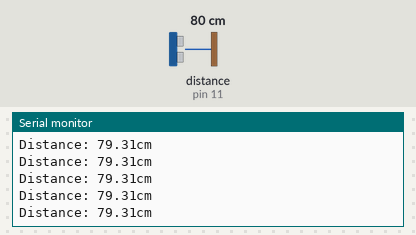
The sketch below on a simulated Arduino Uno, built with avr-gcc and run on an emulated ATmega328P. Parts: the last lines printed to the serial monitor. Wiring (inferred from the names in the program): ultrasonic range finder: trigger pin 10; echo pin 11. The test bench sets the inputs (shaded band); at power-on: distance to the obstacle (sensor on pin 11) 80 cm. The echo pulse lasts 58.3 µs per cm.

Above: at 1.2 s.
1.3 s: distance to the obstacle (sensor on pin 11) set to 2 cm
At 2.1 s:
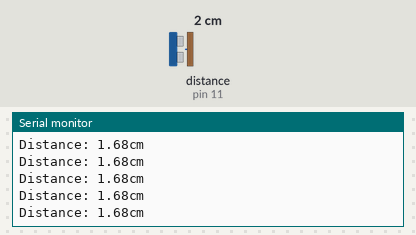
4.3 s: distance to the obstacle (sensor on pin 11) set to 18 cm
At 4.9 s:
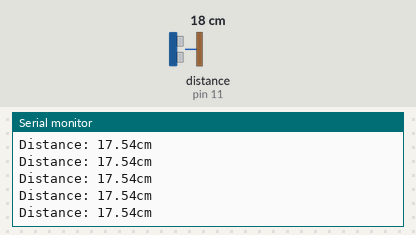
7.3 s: distance to the obstacle (sensor on pin 11) set to 4 cm
At 8.3 s:
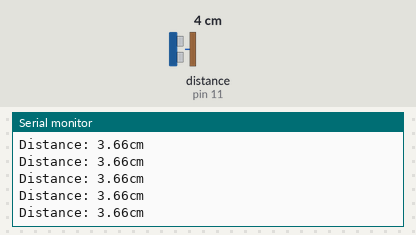
10.3 s: distance to the obstacle (sensor on pin 11) set to 120 cm
At 11.3 s:
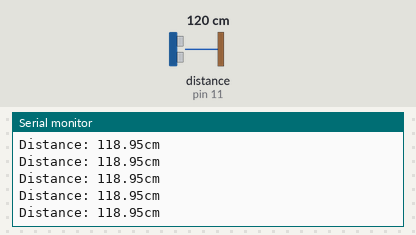
13.3 s: distance to the obstacle (sensor on pin 11) set to 35 cm
At 13.9 s:
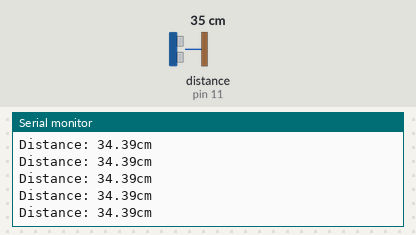
16.3 s: distance to the obstacle (sensor on pin 11) set to 299 cm
At 16.8 s:
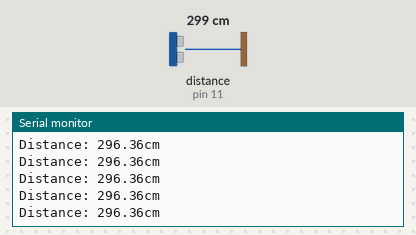
Timing chart, 0 to 19.3 s (numbered marks = the images above; inputs shaded):
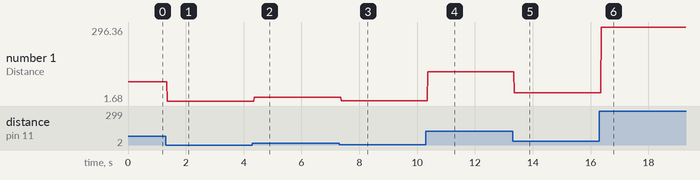

The sketch:

sketch_may25a_copy_20250525154418.ino
```cpp
int trig = 10;
int echo = 11;

long duration;  //Larger number than int
float distance;

void setup() {
  // put your setup code here, to run once:
  pinMode(trig, OUTPUT);
  pinMode(echo, INPUT);
  Serial.begin(9600);
}

void loop() {
  // put your main code here, to run repeatedly:
  digitalWrite(trig, LOW);
  delay(10);  //milliseconds

  digitalWrite(trig, HIGH);
  delayMicroseconds(10);
  digitalWrite(trig, LOW);

  duration = pulseIn(echo, HIGH);

  //distance = duration/1000000 * 343/2 * 100; //converting it to milli secs and distance in centimeters
  distance = duration * 0.017;  //simplified version

  Serial.print("Distance: ");
  Serial.print(distance);
  Serial.println("cm");
}
```

Measured:
- after the input at 1.3 s, the serial monitor: prints a new line after 0.06 s (image 1)
- after the input at 4.3 s, the serial monitor: prints a new line after 0.07 s (image 2)
- after the input at 7.3 s, the serial monitor: prints a new line after 0.08 s (image 3)
- after the input at 10.3 s, the serial monitor: prints a new line after 0.07 s (image 4)
- after the input at 13.3 s, the serial monitor: prints a new line after 0.07 s (image 5)
- after the input at 16.3 s, the serial monitor: prints a new line after 0.07 s (image 6)
- plotted number 1: 79.31 → 1.68 after the input at 1.3 s, 1.68 → 17.54 after the input at 4.3 s, 17.54 → 3.66 after the input at 7.3 s, 3.66 → 118.95 after the input at 10.3 s, 118.95 → 34.39 after the input at 13.3 s
